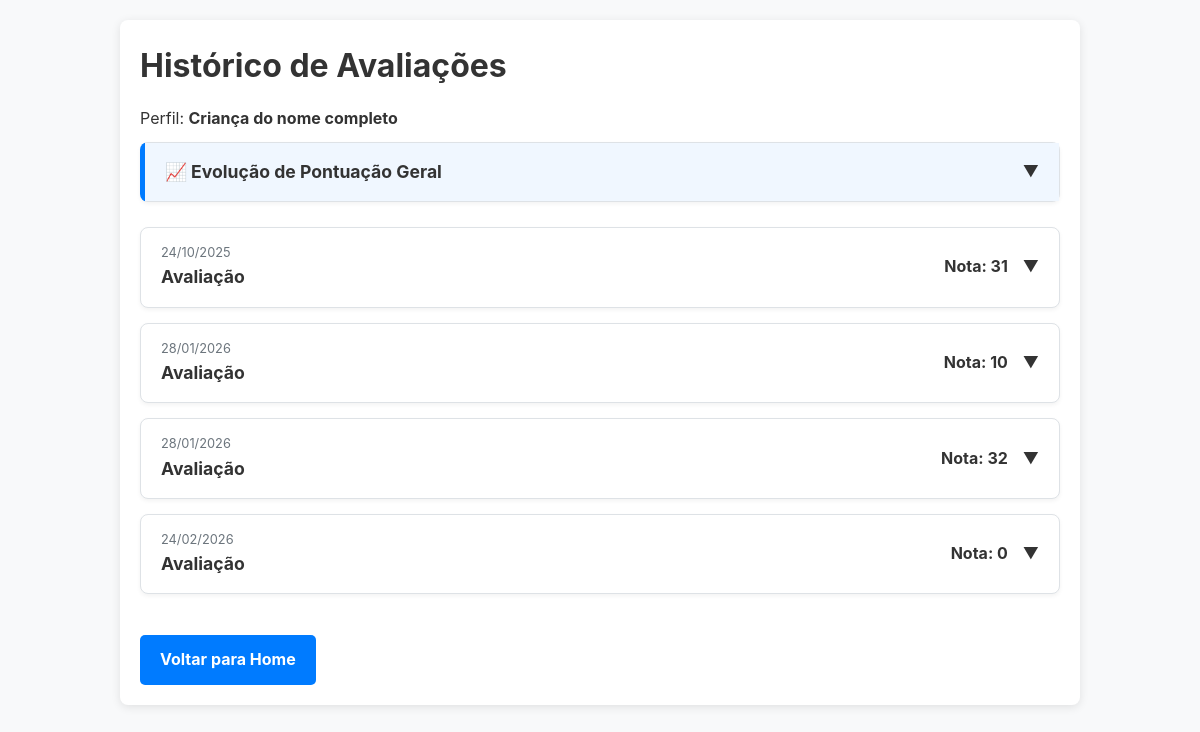
Before: /history/ (signed in) with the older database file.
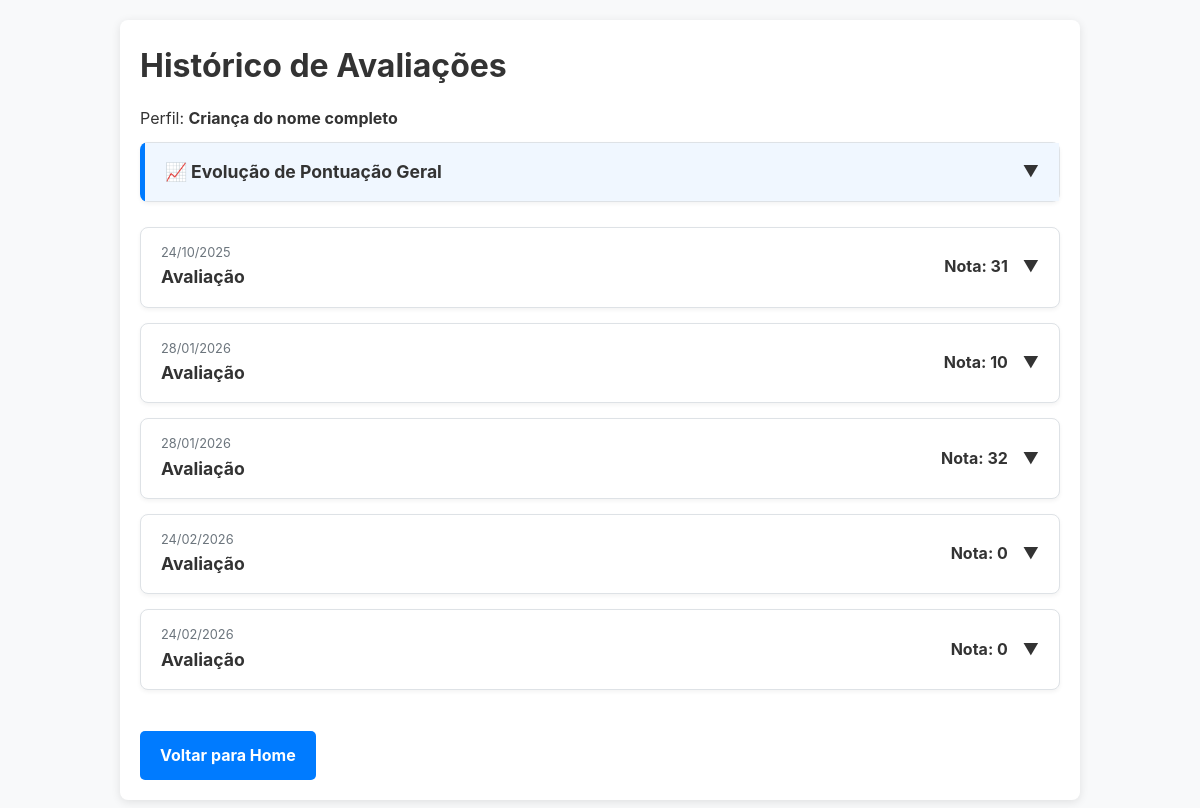
After: the same page with the newer database file.
### core/models.py (models this page shows, shortened)
class AssessmentResult(models.Model):
    profile = models.ForeignKey(Profile, on_delete=models.CASCADE, related_name='assessment_results')
    assessment = models.ForeignKey(Assessment, on_delete=models.PROTECT)
    completed_at = models.DateTimeField(auto_now_add=True)
    def get_total_score(self):
        return sum(result.score for result in self.section_results.all())

class Assessment(models.Model):
    title = models.CharField(max_length=200, verbose_name="Título")
    description = models.TextField(blank=True, null=True, verbose_name="Descrição")

class SectionResult(models.Model):
    assessment_result = models.ForeignKey(AssessmentResult, on_delete=models.CASCADE, related_name='section_results')
    section = models.ForeignKey(Section, on_delete=models.PROTECT)
    score = models.IntegerField(verbose_name="Pontuação")
    def get_tip(self):
        if self.score <= 4:
            return self.section.tip_low
        elif self.score <= 6:
            return self.section.tip_medium
        else:
            return self.section.tip_high

### core/views.py (the view)
    def _wrapped_view(request, *args, **kwargs):
        if 'selected_profile_id' not in request.session:
            return redirect('profile_select')
        return view_func(request, *args, **kwargs)

### core/views.py (called while the page is built)
def profile_required(view_func):
    def _wrapped_view(request, *args, **kwargs):
        if 'selected_profile_id' not in request.session:
            return redirect('profile_select')
        return view_func(request, *args, **kwargs)
    return _wrapped_view

@login_required
@profile_required
def assessment_history(request):
    profile = Profile.objects.get(id=request.session['selected_profile_id'])
    results = profile.assessment_results.prefetch_related('section_results__section').all()
    return render(request, 'core/assessment_history.html', {'results': results, 'profile': profile})

### core/templates/core/assessment_history.html (shortened to what this page needs)
{% extends "core/base.html" %}
{% block content %}
  <h1>Histórico de Avaliações</h1>
  <p>Perfil: <strong>{{ profile.name }}</strong></p>
  {% if results %}
  <details class="assessment-accordion chart-accordion" style="border-left: 5px solid var(--cor-primaria); margin-bottom: 25px;">
      <summary class="assessment-summary" style="background-color: #f0f7ff;">
        <div class="summary-info">
          <span class="summary-title">📈 Evolução de Pontuação Geral</span>
        </div>
        <div class="summary-score">
          <span class="icon">▼</span>
        </div>
      </summary>
  </details>
  {% endif %}
  {% for result in results %}
    <details class="assessment-accordion">
      <summary class="assessment-summary">
        <div class="summary-info">
          <span class="summary-date">{{ result.completed_at|date:"d/m/Y" }}</span>
          <span class="summary-title">{{ result.assessment.title }}</span>
        </div>
        <div class="summary-score">
          <strong>Nota: {{ result.get_total_score }}</strong>
          <span class="icon">▼</span>
        </div>
      </summary>
    </details>
  {% empty %}
    <p>Ainda não há avaliações concluídas.</p>
  {% endfor %}
  <br>
  <a href="{% url 'home' %}" class="button">Voltar para Home</a>
{% endblock %}

Changed rows visible on the page:
added AssessmentResult: completed_at "24/02/2026", assessment "Avaliação", get_total_score "0"
